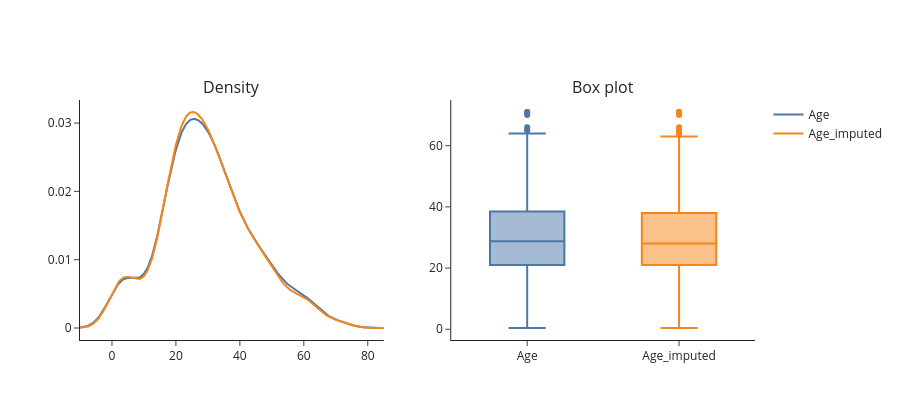

Notebook cell for this chart:
### Code cell
# density curves and box plots before and after
fig = make_subplots(1, 2, subplot_titles=["Density", "Box plot"])
grid = np.linspace(-10, 85, 400)
for col, colour in [("Age", "#4C78A8"), ("Age_imputed", "#F58518")]:
    curve = gaussian_kde(X_train[col].dropna())(grid)
    fig.add_trace(go.Scatter(x=grid, y=curve, name=col, line_color=colour), 1, 1)
    fig.add_trace(go.Box(y=X_train[col], name=col, marker_color=colour, showlegend=False), 1, 2)
fig.update_layout(template="simple_white", height=420)
fig.show()

### Figure 1 — Plotly figure (JSON) as saved in the notebook; plotly's stock layout.template omitted (floating-point values rounded to 4 significant figures; data arrays with more than 128 entries replaced by an {"elided": "..."} marker saying what was removed)
{"data": [{"line": {"color": "#4C78A8"}, "name": "Age", "type": "scatter", "x": {"elided": "400 float values"}, "xaxis": "x", "y": {"elided": "400 float values"}, "yaxis": "y"}, {"marker": {"color": "#4C78A8"}, "name": "Age", "showlegend": false, "type": "box", "xaxis": "x2", "y": {"elided": "712 float values"}, "yaxis": "y2"}, {"line": {"color": "#F58518"}, "name": "Age_imputed", "type": "scatter", "x": {"elided": "400 float values"}, "xaxis": "x", "y": {"elided": "400 float values"}, "yaxis": "y"}, {"marker": {"color": "#F58518"}, "name": "Age_imputed", "showlegend": false, "type": "box", "xaxis": "x2", "y": {"elided": "712 float values"}, "yaxis": "y2"}], "layout": {"annotations": [{"font": {"size": 16}, "showarrow": false, "text": "Density", "x": 0.225, "xanchor": "center", "xref": "paper", "y": 1.0, "yanchor": "bottom", "yref": "paper"}, {"font": {"size": 16}, "showarrow": false, "text": "Box plot", "x": 0.775, "xanchor": "center", "xref": "paper", "y": 1.0, "yanchor": "bottom", "yref": "paper"}], "height": 420, "xaxis": {"anchor": "y", "domain": [0.0, 0.45]}, "xaxis2": {"anchor": "y2", "domain": [0.55, 1.0]}, "yaxis": {"anchor": "x", "domain": [0.0, 1.0]}, "yaxis2": {"anchor": "x2", "domain": [0.0, 1.0]}}}
